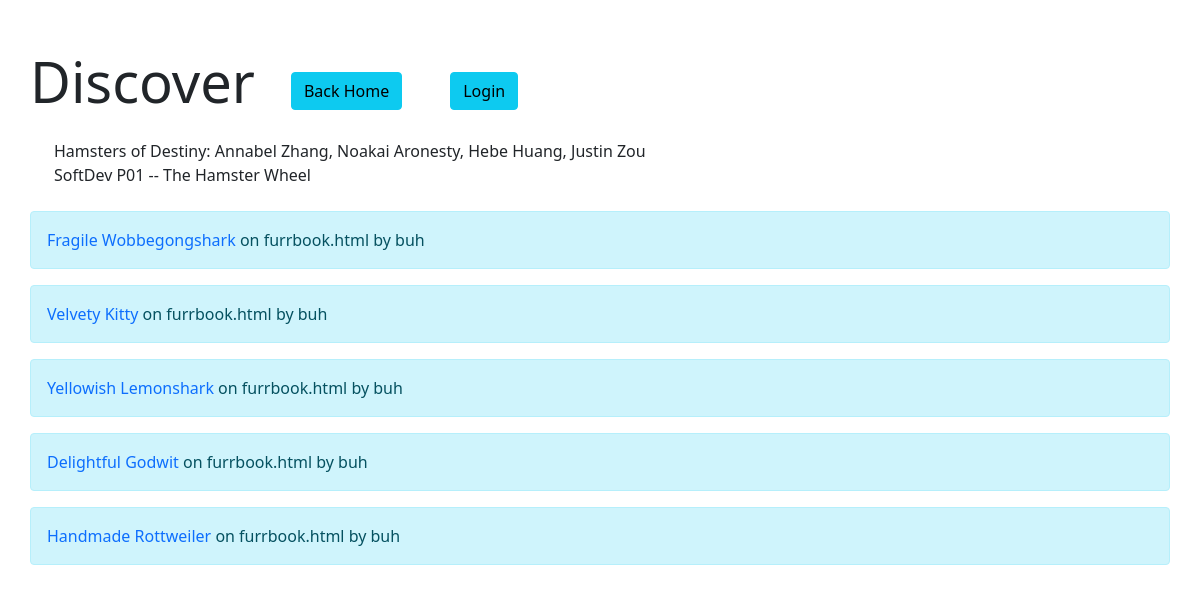
The page /discover on the database as committed earlier.
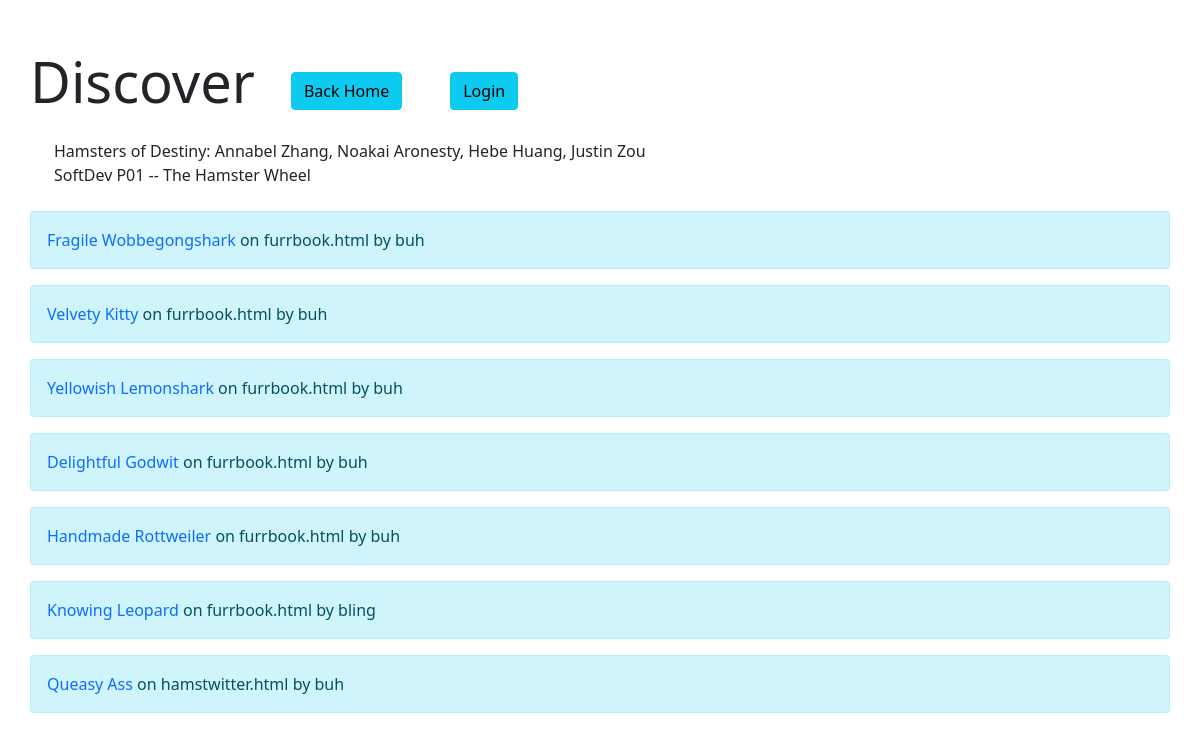
The same page on the database as committed later.
### tables this page shows
CREATE TABLE profiles (pid INTEGER, name TEXT, username TEXT, template TEXT, pfp TEXT, banner TEXT, adjective TEXT, animal TEXT, joke TEXT, catFact TEXT, weatherFact TEXT, meme1 TEXT, meme2 TEXT, age TEXT, location TEXT, genre TEXT, date TEXT, year TEXT);

### __init__.py (the view)
@app.route("/discover", methods=['GET', 'POST'])
def discover():
    try:
        discoverList = []
        db = sqlite3.connect(DB_FILE)
        c = db.cursor()
        query = c.execute('SELECT name, template, username FROM profiles')
        convert = list(query) #turns tuple into list
    except:
        return render_template("home.html")
    return render_template("discover.html", list=convert)

### templates/discover.html (shortened to what this page needs)
<!DOCTYPE html>
<html lang="en" dir="ltr">
<head>
    <link href="https://cdn.jsdelivr.net/npm/bootstrap@5.1.3/dist/css/bootstrap.min.css" rel="stylesheet"
>
    <link href="../static/css/dtStyle.css" rel="stylesheet">
</head>
<body id="top">
<br>
<div class="container pt-4 pb-3 rounded">
    <div class="row row-cols-auto">
        <div class="col p-0">
            <h1 class="fw-light display-4" id="title">Discover</h1>
        </div>
        <div class="col pt-4">
            <div class="container">
                <form action="/" method='GET'>
                    <button type="submit" class="btn btn-info" formaction="/">Back Home</button>
                </form>
            </div>
        </div>
        <div class="col pt-4">
            {% if session['username'] %}
            <form action="/logout" method='GET'>
                <button type="submit" class="btn btn-danger" formaction="/logout">Logout</button>
            </form>
            {% else %}
            <form action="/login" method='GET'>
                <button type="submit" class="btn btn-info" formaction="/login">Login</button>
            </form>
            {% endif %}
        </div>
    </div>
</div>
<div class="container p-4 pt-0 rounded">
    Hamsters of Destiny: Annabel Zhang, Noakai Aronesty, Hebe Huang, Justin Zou<br>
    SoftDev P01 -- The Hamster Wheel<br>
</div>
{% set NAME = 0 %}
{% set TEMPLATE = 1 %}
{% set USERNAME = 2 %}
{% for user in list %}
<div class="container user-container alert alert-info">
    <div class="row p-0 m-0">
        <div class="col-11 p-0 m-0">
            <a class="profile" style="text-decoration: none;" href="/{{user[USERNAME]}}"> {{user[NAME]}}</a> on
            <span class="template"> {{user[TEMPLATE]}} by {{user[USERNAME]}} </span>
        </div>
    </div>
</div>
{% endfor %}
</body>
</html>

### static/css/dtStyle.css (style rules this page uses)
form { display: inline; }

Rows that differ between the two databases and show on the page:
added profiles: name "Knowing Leopard", template "furrbook.html", username "bling"
added profiles: name "Queasy Ass", template "hamstwitter.html", username "buh"
